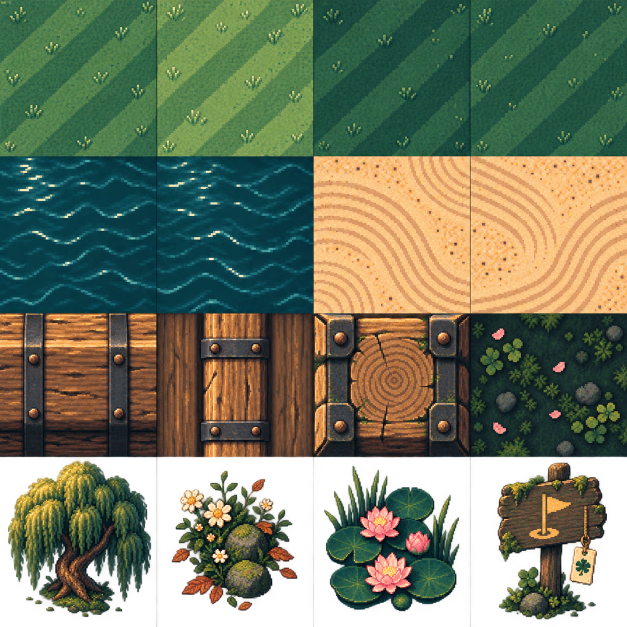
#> input picture assets/pixel_sample/source/meadow_atlas.png, 1254 x 1254 px, given in place of overdrive_driver.png, which was not available (shown at 1/2 size)
$ python review_card_art.py
#> lines starting #> are read from the running program, lines starting #| are printed output that depends on the picture; pictures that were not available may be replaced by others from this repository, and a replacement may not be noted
"""Create labelled local card-art evidence; never writes production artwork."""
from pathlib import Path
import json
import os
import sys

from PIL import Image, ImageDraw, ImageFont

sys.dont_write_bytecode = True
from build_card_art import ROOT, ASSETS, SOURCE, IDS, fit_complete

OUT = ROOT / "artifacts/production_visual/cards"
OUT.mkdir(parents=True, exist_ok=True)
FONT_PATHS = [Path(os.environ.get("WINDIR", "C:/Windows")) / "Fonts/consola.ttf", Path("/usr/share/fonts/truetype/dejavu/DejaVuSansMono.ttf")]
FONT_PATH = next((path for path in FONT_PATHS if path.exists()), None)
FONT = ImageFont.truetype(str(FONT_PATH), 17) if FONT_PATH else ImageFont.load_default()
SMALL = ImageFont.truetype(str(FONT_PATH), 13) if FONT_PATH else ImageFont.load_default()
BG = "#172D38"
INK = "#FFF0C8"


def place(canvas, path, xy, size):
    sprite = Image.open(path).convert("RGBA")
    ratio = size / max(sprite.size)
    sprite = sprite.resize(tuple(round(value * ratio) for value in sprite.size), Image.Resampling.NEAREST)
    canvas.alpha_composite(sprite, (int(xy[0] + (size - sprite.width) / 2), int(xy[1] + (size - sprite.height) / 2)))


# This full sheet retains every master at its actual source pixel size.
source = Image.new("RGBA", (4096, 2176), BG)
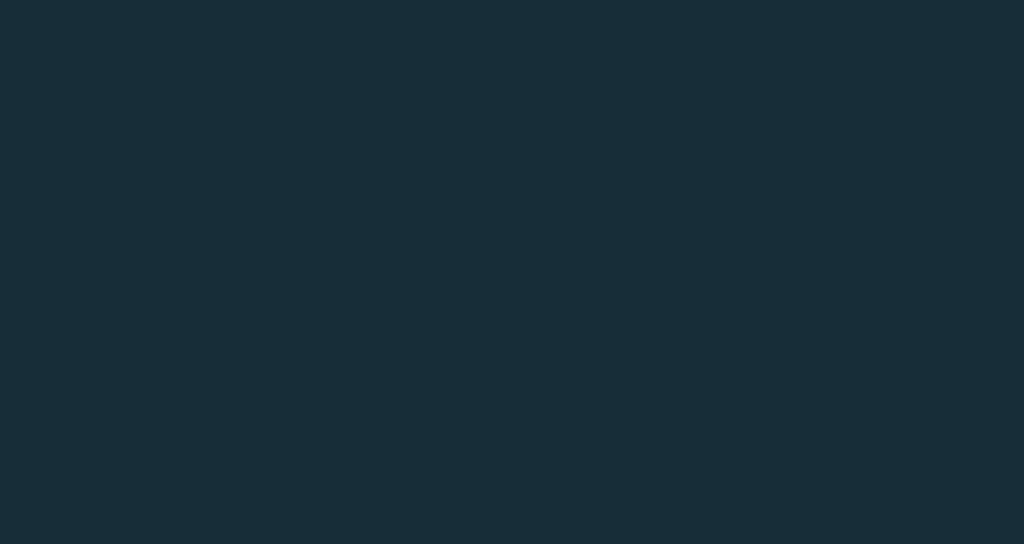
#> source: PIL image 4096x2176 RGBA (shown at 1/4 size); mean R, G, B, A 23, 45, 56, 255
draw = ImageDraw.Draw(source)
for index, card_id in enumerate(IDS):
    x, y = (index % 4) * 1024, (index // 4) * 1088
    draw.text((x + 30, y + 18), card_id + " | 1024px square source", font=FONT, fill=INK)
    source.alpha_composite(Image.open(SOURCE / f"{card_id}.png").convert("RGBA"), (x, y + 64))
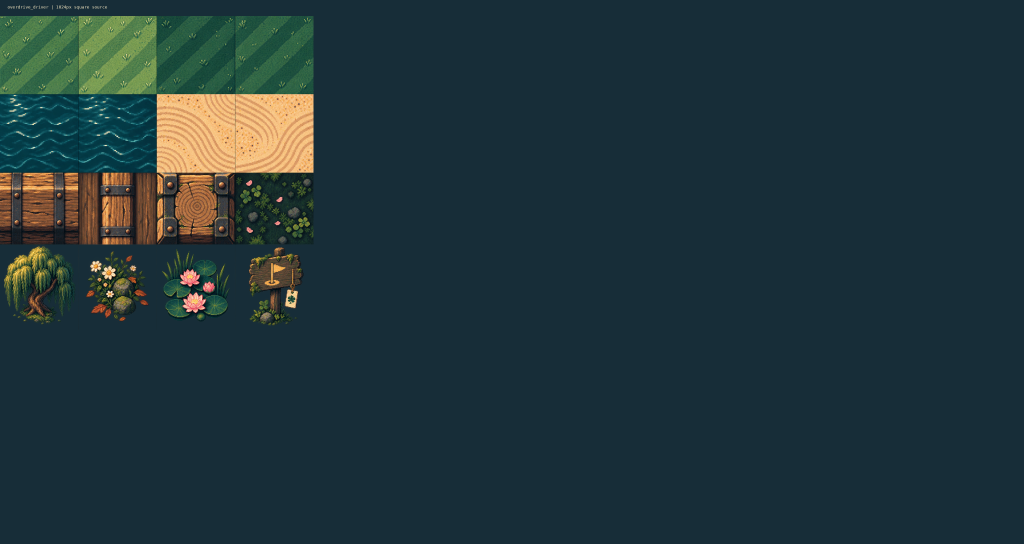
#> source: PIL image 4096x2176 RGBA (shown at 1/4 size); mean R, G, B, A 32.9, 53, 58.3, 255
#> pass 2 of the loop `for index, card_id in enumerate(IDS):`:
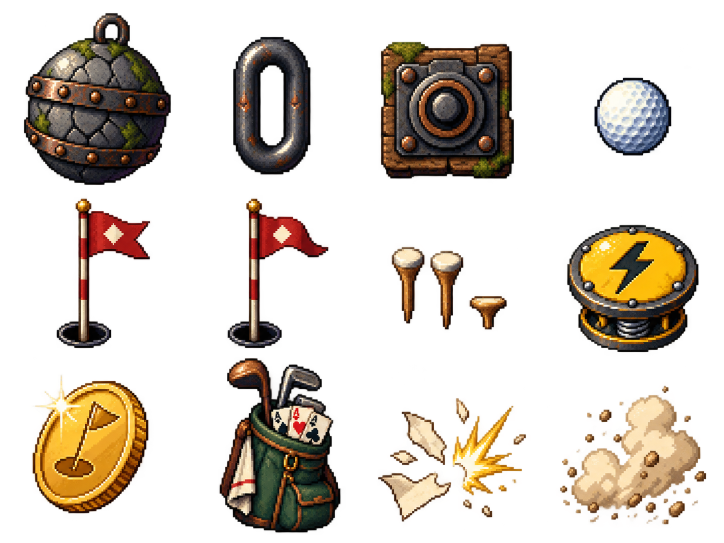
#> input picture assets/pixel_sample/source/objects_atlas.png, 1448 x 1086 px, given in place of rangefinder_lens.png, which was not available (shown at 1/2 size)
#> `source.alpha_composite(Image.open(SOURCE / f"{card_id}.png").convert("..`:
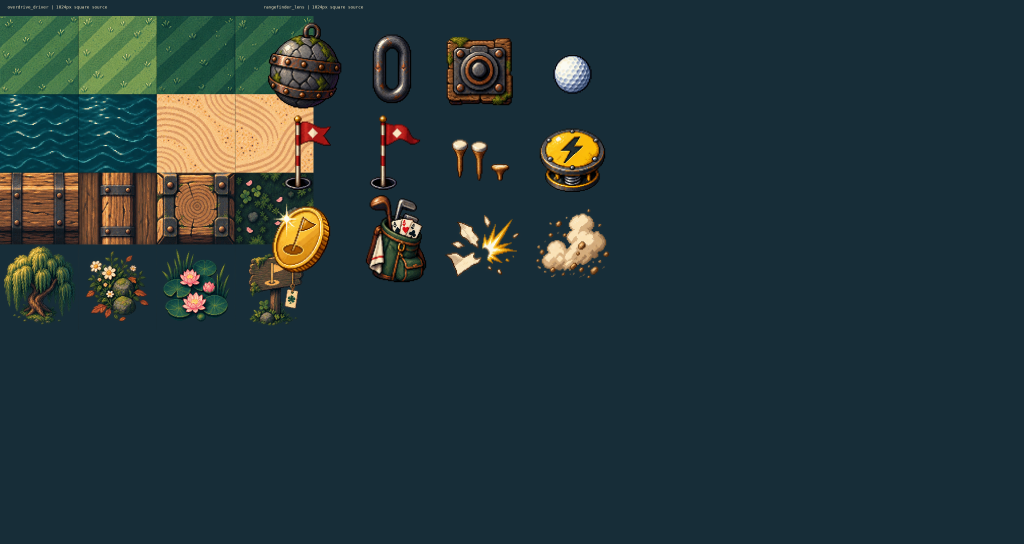
#> source: PIL image 4096x2176 RGBA (shown at 1/4 size); mean R, G, B, A 37.3, 54.9, 58.4, 255
#> (the run stopped early here; a loop or call above may not have finished)
